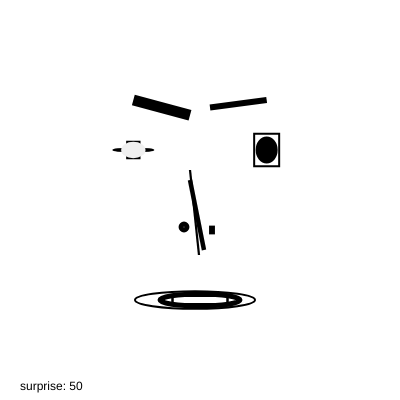
Frame 1 (no input)
Frame 60 (no input): identical to frame 1, image omitted
Frame 120 (the mouse pressed at the canvas centre since frame 60): identical to frame 1, image omitted

The p5.js sketch that drew this single still picture (run headless with seeded random() and noise() and a simulated clock; from frame 60 on, the mouse is pressed at the canvas centre):

// p5.js sketch
// ── sketch.js
let surprise = 50; // continuous from 0-100

function setup() {
  createCanvas(400, 400);
  rectMode(CENTER);
  strokeCap(SQUARE);
}

function mouseClicked() {
  surprise = random(0, 100); // choose random val
}

function draw() {
  background(255);

  eyes();
  nose();
  mouth();
  
  fill(0);
  noStroke();
  text('surprise: '+surprise, 20, height-10);
}

//////////////// features ///////////////////

function eyes() {

  stroke(0);

  // eyebrows
  strokeWeight(map(surprise, 15, 100, 15,5));
  line(width * 1 / 3, 100,
    (width / 2 - 10), map(surprise, 15, 100, 140, 80));

  strokeWeight(map(surprise, 15, 100, 9,2));
  line(width * 2 / 3, 100,
    (width / 2 + 10), map(surprise, 20, 100, 130, 70));

  // eyes
  noFill();
  strokeWeight(2);
  ellipse(width * 1 / 3, 150, 40, map(surprise, 15, 100, -10, 20));
  rect(width * 2 / 3, 150, 25, surprise / 4 + 20);

  // pupils
  fill(0);
  ellipse(width * 2 / 3, 150, 20, surprise / 2);
  strokeWeight(2);
  rect(width * 1 / 3, 150,
    map(surprise, 15, 100, 0, 30),
    map(surprise, 15, 100, 0, 40));
  fill(240);
  noStroke();
  ellipse(width * 1 / 3, 150,
    map(surprise, 100, 15, 2, 40),
    map(surprise, 15, 100, 0, 40));
  stroke(0);
}

function nose() {


  // nose
  noFill();
  let sw = map(surprise, 15, 100, 2, 8);
  strokeWeight(sw);
  line(width / 2 - 10, 180,
    (width / 2 - 10) + 15 - surprise / 50, 250);
  strokeWeight(sw / 2);
  line(width / 2 - 10, 170,
    (width / 2 - 10) + 10 - surprise / 50, 255);

  // nostrils
  strokeWeight(5);
  ellipse(width * .46, 227, map(surprise, 15, 100, 3, 10));
  strokeWeight(3);
  let sz = map(surprise, 15, 100, 7, 4);
  rect(width * .53, 230, sz / 2, sz);
}

function mouth() {

  // mouth
  strokeWeight(2);
  ellipse(width / 2 + surprise / 10 - 10, 300, 120, surprise * .35);
  strokeWeight(surprise / 10);
  ellipse(width / 2, 300, 80, surprise * .24);
  strokeWeight(surprise / 20);
  rect(width / 2, 300, 5 + 100 - surprise, surprise / 6);
}
